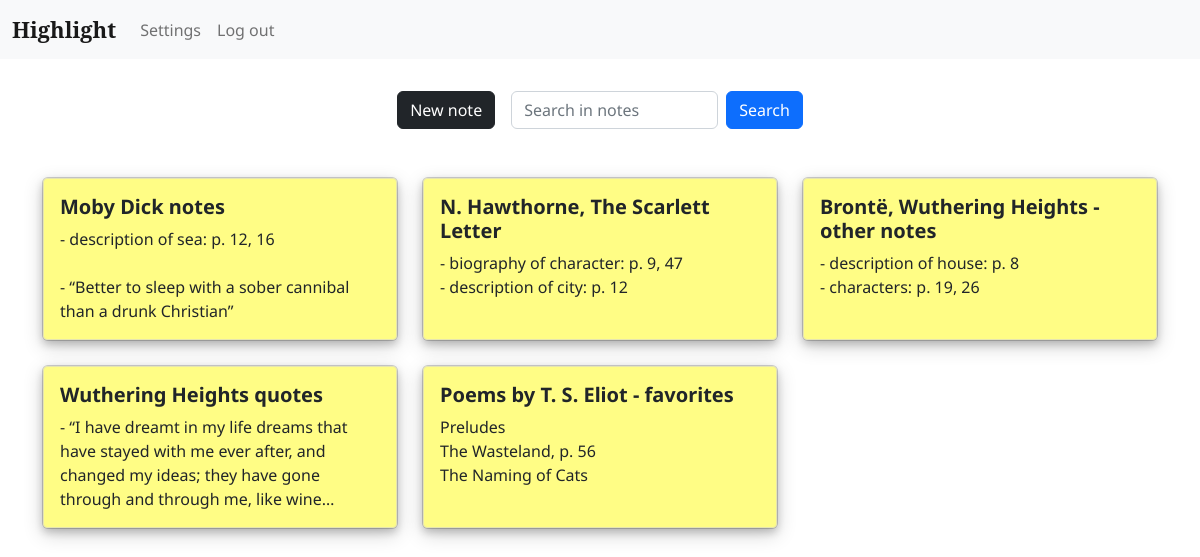
/highlight/ (signed in), run on an earlier commit of the app's database.
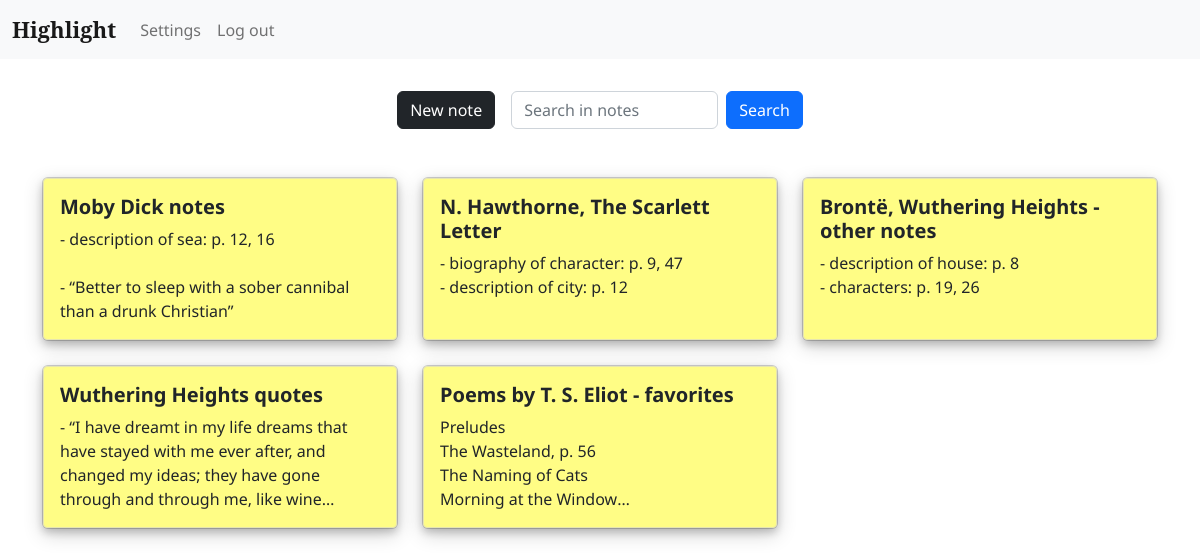
And on a later commit of the database.
### highlight/models.py (models this page shows, shortened)
class Note(models.Model):
    user_id = models.ForeignKey(settings.AUTH_USER_MODEL, on_delete=models.CASCADE, related_name="notes")
    title = models.CharField(max_length=64)
    author = models.CharField(max_length=128, null=True, blank=True)
    book_title = models.CharField(max_length=128, null=True, blank=True)
    publisher = models.CharField(max_length=64, null=True, blank=True)
    year = models.IntegerField(null=True, blank=True)
    content = models.TextField(max_length=8500)
    timestamp = models.DateTimeField(auto_now_add=True)

### highlight/views.py (the view)
# urls.py: path("", views.index, name="index"),
def index(request):
    if not request.user.is_authenticated:
        return HttpResponseRedirect(reverse("login"))
    form = NoteForm
    user = request.user
    notes = user.notes.all().order_by("-timestamp")
    return render(request, "highlight/index.html", {
        "form": form,
        "notes": notes
    })

### highlight/templates/highlight/index.html (shortened to what this page needs)
{% extends "highlight/layout.html" %}
{% load crispy_forms_tags %}
{% block body %}
    <div>
        <div class="d-flex flex-row mb-3 justify-content-center">
            <div class="p-2">
                <button type="button" class="btn btn-dark" id="addButton" data-bs-toggle="modal" data-bs-target="#noteModal">New note</button>
            </div>
            <div class="p-2">
                <form action="{% url 'search' %}" class="d-flex" role="search">
                    <input class="form-control me-2" name="search-bar" type="search" placeholder="Search in notes" aria-label="Search" required oninvalid="setCustomValidity('Please enter a search term')" oninput="setCustomValidity('')">
                    <button class="btn btn-primary" type="submit">Search</button>
                </form>
            </div>
        </div>
        <br>
        <div class="container">
            <div class="row row-cols-1 row-cols-md-3 g-4">
                {% for note in notes %}
                <div class="col">
                    <div class="card h-100" id="card" data-id="{{note.id}}" style="cursor: pointer;">
                        <div class="card-body">
                            <h5 class="card-title"><b>{{note.title}}</b></h5>
                            <p class="card-text">{{note.content|linebreaksbr}}</p>
                        </div>
                    </div>
                </div>
                {% endfor %}
            </div>
        </div>
    </div>
{% endblock %}

What changed in the data, as far as the page shows it:
changed Note "Poems by T. S. Eliot - favorites": content "Preludes The Wasteland, p. 56 The Naming of Cats" → "Preludes The Wasteland, p. 56 The Naming of Cats Morning at the Window"
